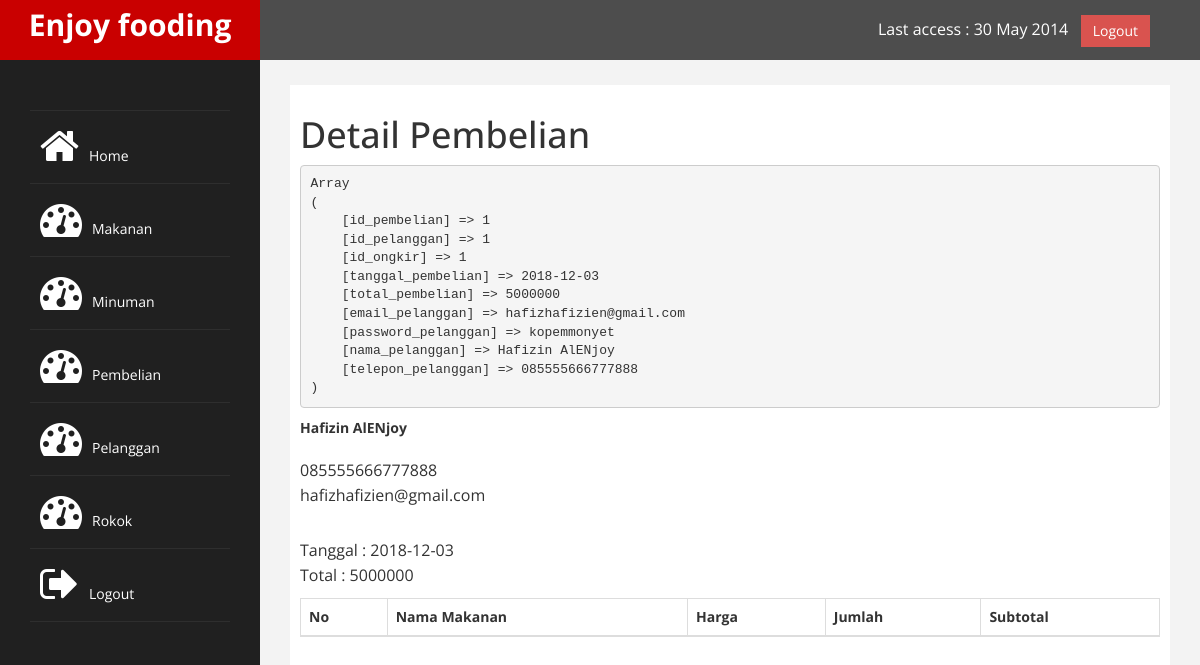
The app's page /admin/index.php?halaman=detail&id=1 (signed in) with its own data.
### tables this page shows
CREATE TABLE `pembelian` (
  `id_pembelian` int(11) NOT NULL,
  `id_pelanggan` int(11) NOT NULL,
  `id_ongkir` int(11) NOT NULL,
  `tanggal_pembelian` date NOT NULL,
  `total_pembelian` int(11) NOT NULL
);

CREATE TABLE `pelanggan` (
  `id_pelanggan` int(11) NOT NULL,
  `email_pelanggan` varchar(100) NOT NULL,
  `password_pelanggan` varchar(50) NOT NULL,
  `nama_pelanggan` varchar(100) NOT NULL,
  `telepon_pelanggan` varchar(25) NOT NULL
);

### admin/detail.php (the view, shortened to what this page needs)
<h1>Detail Pembelian</h1>
<?php
$ambil = $koneksi->query("SELECT * FROM pembelian JOIN pelanggan ON pembelian.id_pelanggan=pelanggan.id_pelanggan
	WHERE pembelian.id_pembelian='$_GET[id]'");
$detail = $ambil->fetch_assoc();
?>
<pre><?php print_r($detail); ?></pre>
<strong><?php echo $detail['nama_pelanggan']; ?></strong><br>
<p>
    <?php echo $detail['telepon_pelanggan']; ?><br>
    <?php echo $detail['email_pelanggan']; ?>
</p>
<p>
    Tanggal : <?php echo $detail['tanggal_pembelian']; ?><br>
    Total : <?php echo $detail['total_pembelian']; ?>
</p>
<table class="table table-bordered">
    <thead>
        <tr>
            <th>No</th>
            <th>Nama Makanan</th>
            <th>Harga</th>
            <th>Jumlah</th>
            <th>Subtotal</th>
        </tr>
    </thead>
</table>

### admin/assets/css/custom.css (style rules this page uses)
body { font-family: 'Open Sans', sans-serif; }
p { font-size:16px; line-height:25px; padding-top:20px; }

### records on screen
pembelian: id_pelanggan.nama_pelanggan "Hafizin AlENjoy", id_pelanggan.telepon_pelanggan "085555666777888", id_pelanggan.email_pelanggan "hafizhafizien@gmail.com", tanggal_pembelian "2018-12-03", total_pembelian "5000000"
